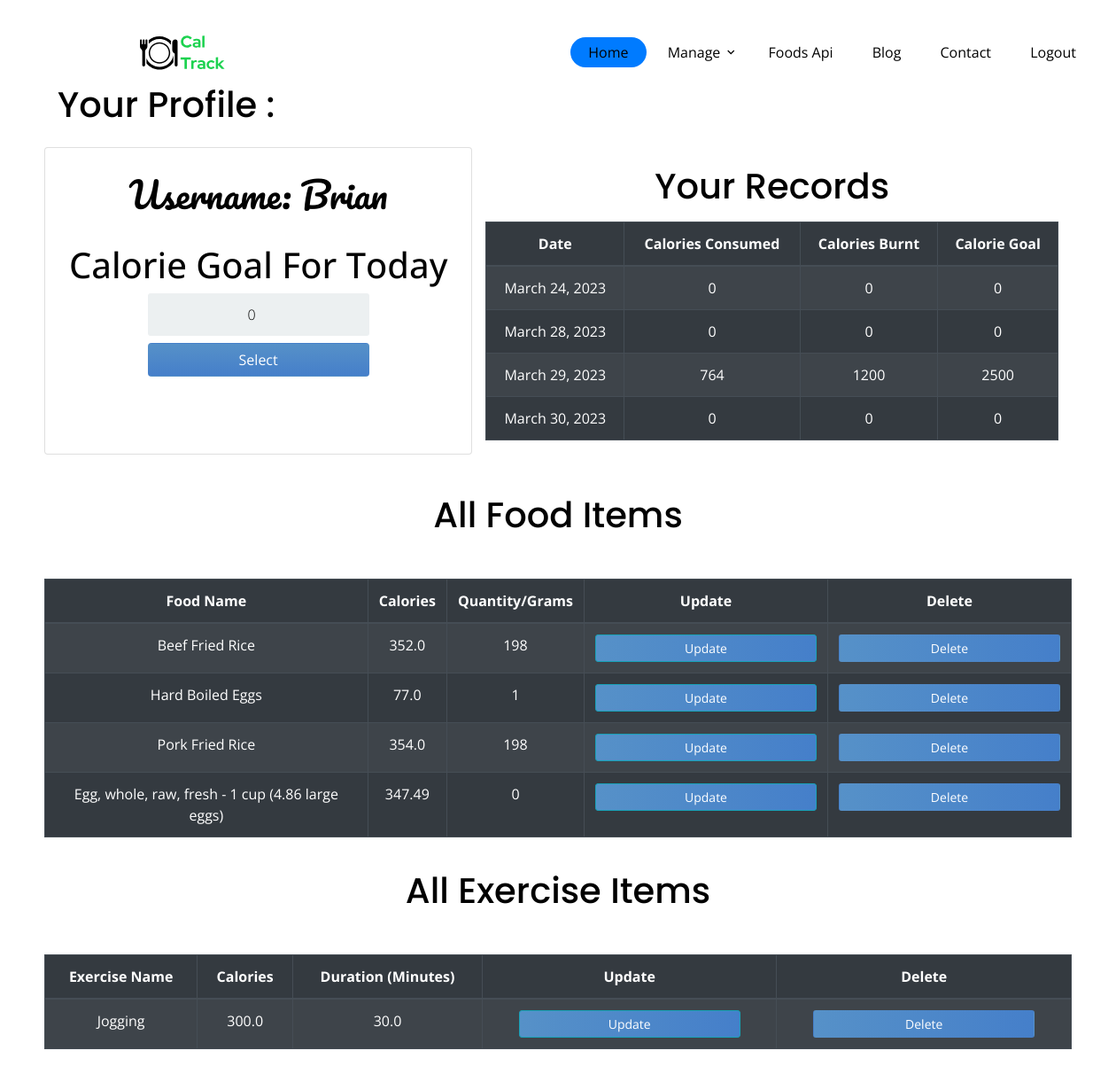
The page /profile/ (signed in) on the database as committed earlier.
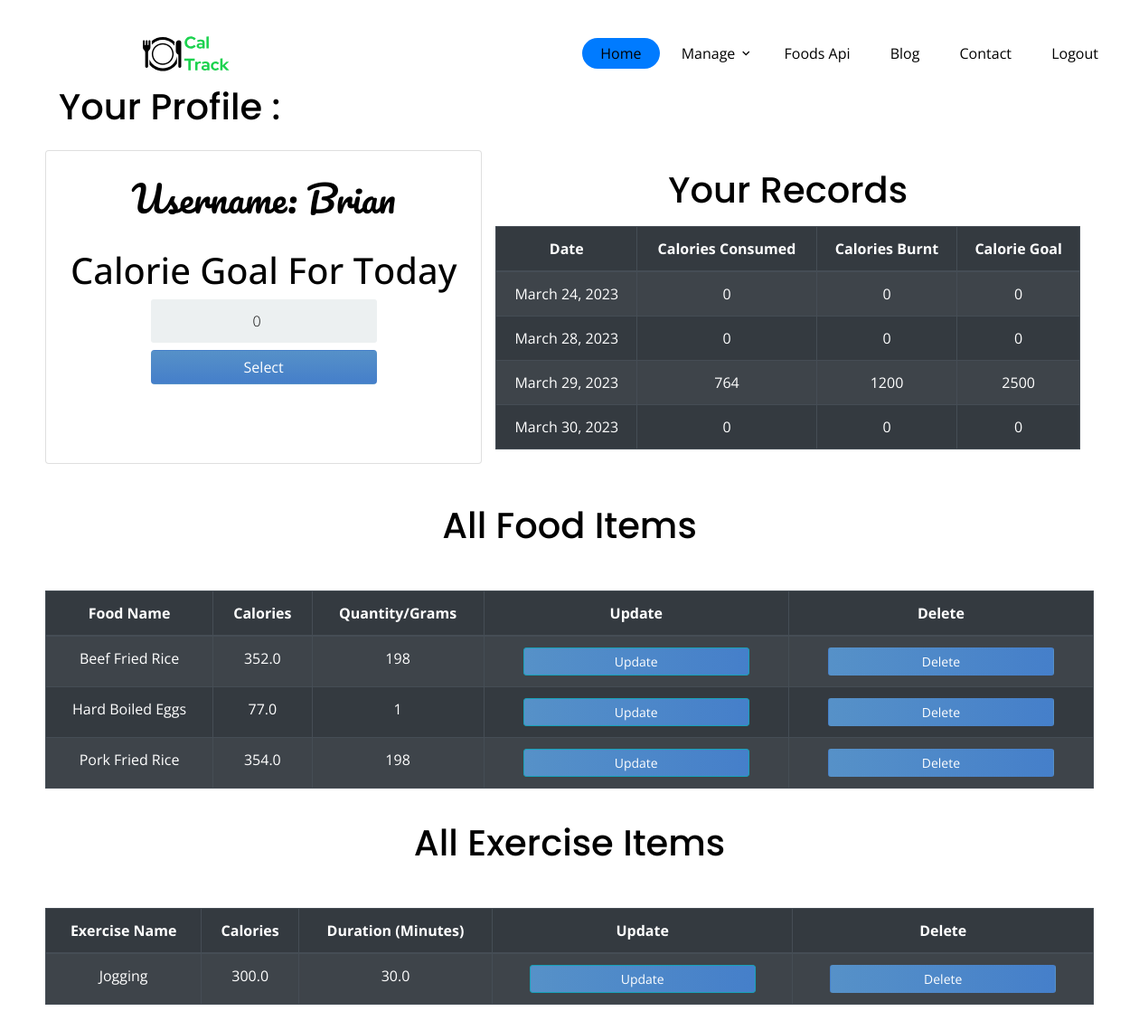
The same page on the database as committed later.
### calories/models.py (models this page shows, shortened)
class Profile(models.Model):
    person_of = models.ForeignKey(User, null=True, on_delete=models.CASCADE)
    calorie_count = models.FloatField(default=0, null=True, blank=True)
    food_selected = models.ForeignKey(Food, on_delete=models.CASCADE, null=True, blank=True)
    quantity = models.FloatField(default=0)
    total_calorie = models.PositiveIntegerField(default=0, null=True)
    date = models.DateField(auto_now_add=True)
    calorie_goal = models.PositiveIntegerField(default=0)
    total_calorie_burned = models.PositiveIntegerField(default=0)
    exercise_selected = models.ForeignKey(Exercise, on_delete=models.CASCADE, null=True, blank=True)
    duration = models.FloatField(default=0, null=True, blank=True)
    all_food_selected_today = models.ManyToManyField(Food, through='PostFood', related_name='inventory')
    all_exercises_selected_today = models.ManyToManyField(Exercise, through='PostExercise', related_name='exercises')

class Food(models.Model):
	name = models.CharField(max_length=200 ,null=False)
	quantity = models.PositiveIntegerField(null=False,default=0)
	calorie = models.FloatField(null=False,default=0)
	fat = models.FloatField(null=False,default=0)
	protein = models.FloatField(null = False, default = 0)
	carbohydrate = models.FloatField(null=False, default= 0)
	person_of = models.ForeignKey(User,null=True,on_delete=models.CASCADE)

class Exercise (models.Model):
	name = models.CharField(max_length=200, null=False)
	calorie = models.FloatField(null=False, default=0)
	duration = models.FloatField(null= False,default=0)
	person_of = models.ForeignKey(User,null=True,on_delete=models.CASCADE)

### calories/views.py (the view)
# urls.py: path('profile/',ProfilePage,name='profile'),
@login_required
def ProfilePage(request):
	person = Profile.objects.filter(person_of=request.user).last()
	food_items = Food.objects.filter(person_of=request.user)
	exercise_items = Exercise.objects.filter(person_of=request.user)
	form = ProfileForm(instance=person)
	if request.method == 'POST':
		form = ProfileForm(request.POST,instance=person)
		if form.is_valid():
			form.save()
			return redirect('profile')
	else:
		form = ProfileForm(instance=person)
	some_day_last_week = timezone.now().date() -timedelta(days=7)
	records=Profile.objects.filter(date__gte=some_day_last_week,date__lt=timezone.now().date(),person_of=request.user)
	context = {'form': form, 'food_items': food_items, 'exercise_items': exercise_items, 'records': records}
	return render(request, 'profile.html',context)

### calories/forms.py
class ProfileForm(forms.ModelForm):
	class Meta:
		model = Profile
		fields = ('calorie_goal',)

### templates/profile.html (shortened to what this page needs)
{% extends 'base.html' %}
{% block content %}
<div class="container-fluid">
    <h1 class="headline mt-4">Your Profile :</h1>
        <div class="row mt-4 mb-4">
            <div class="col-lg-5 card card-body">
            <div class="app-title">
                <h1 class="text-center profile-text mt-2">Username: {{ request.user }} </h1>
            </div>
            <form method="POST" action="{% url 'home' %}" class="login-form pt-4">
                {% for field in form %}
                <h1>Calorie Goal For Today</h1>
                {{ field }}
                {% endfor %}
                <input class="btn login_btn profile-submit mt-2 ml-0" type="submit" value="Select">
            </form>
        </div>
        <div class="col-lg-7">
        <h1 class="text-center headline pb-2">Your Records</h1>
        <table class="table table-striped table-dark table-bordered table-hover text-center">
            <thead class="thead-dark">
                <tr>
                    <th scope="col">Date</th>
                    <th scope="col">Calories Consumed</th>
                    <th scope="col">Calories Burnt</th>
                    <th scope="col">Calorie Goal</th>
                </tr>
            </thead>
            <tbody>
                {% for record in records %}
                <tr>
                    <td>{{ record.date }}</td>
                    <td>{{ record.total_calorie }}</td>
                    <td>{{ record.total_calorie_burned}}</td>
                    <td>{{ record.calorie_goal }}</td>
                </tr>
                {% endfor %}
            </tbody>
        </table>
    </div>
     </div>
    <h1 class="text-center headline">All Food Items</h1>
     <div class="row mt-5">
      <table class="table table-striped table-dark table-bordered table-hover text-center">
            <thead class="thead-dark">
                <tr>
                    <th scope="col">Food Name</th>
                    <th scope="col">Calories</th>
                    <th scope="col">Quantity/Grams</th>
                    <th scope="col">Update</th>
                    <th scope="col">Delete</th>
                </tr>
            </thead>
            <tbody>
                {% for food in food_items %}
                <tr>
                    <td>{{ food.name }}</td>
                    <td>{{ food.calorie }}</td>
                    <td>{{ food.quantity }}</td>
                    <td><a class="btn btn-sm btn-info" href="{% url 'update_food' food.id %}">Update</a></td>
                    <td><a class="btn btn-sm " href="{% url 'delete_food' food.id %}">Delete</a></td>
                </tr>
                {% endfor %}
            </tbody>
        </table>
    </div>
    <h1 class="text-center headline">All Exercise Items</h1>
    <div class="row mt-5">
        <table class="table table-striped table-dark table-bordered table-hover text-center">
              <thead class="thead-dark">
                  <tr>
                      <th scope="col">Exercise Name</th>
                      <th scope="col">Calories</th>
                      <th scope="col">Duration (Minutes)</th>
                      <th scope="col">Update</th>
                      <th scope="col">Delete</th>
                  </tr>
              </thead>
              <tbody>
                {% for exercise in exercise_items %}
                <tr>
                    <td>{{ exercise.name }}</td>
                    <td>{{ exercise.calorie }}</td>
                    <td>{{ exercise.duration }}</td>
                    <td><a class="btn btn-sm btn-info" href="{% url 'update_exercise' exercise.id %}">Update</a></td>
                    <td><a class="btn btn-sm " href="{% url 'delete_exercise' exercise.id %}">Delete</a></td>
                  </tr>
                  {% endfor %}
              </tbody>
          </table>
      </div>
</div>
{% endblock content %}

Rows that differ between the two databases and show on the page:
removed Food: name "Egg, whole, raw, fresh - 1 cup (4.86 large eggs)", calorie "347.49", quantity "0"
